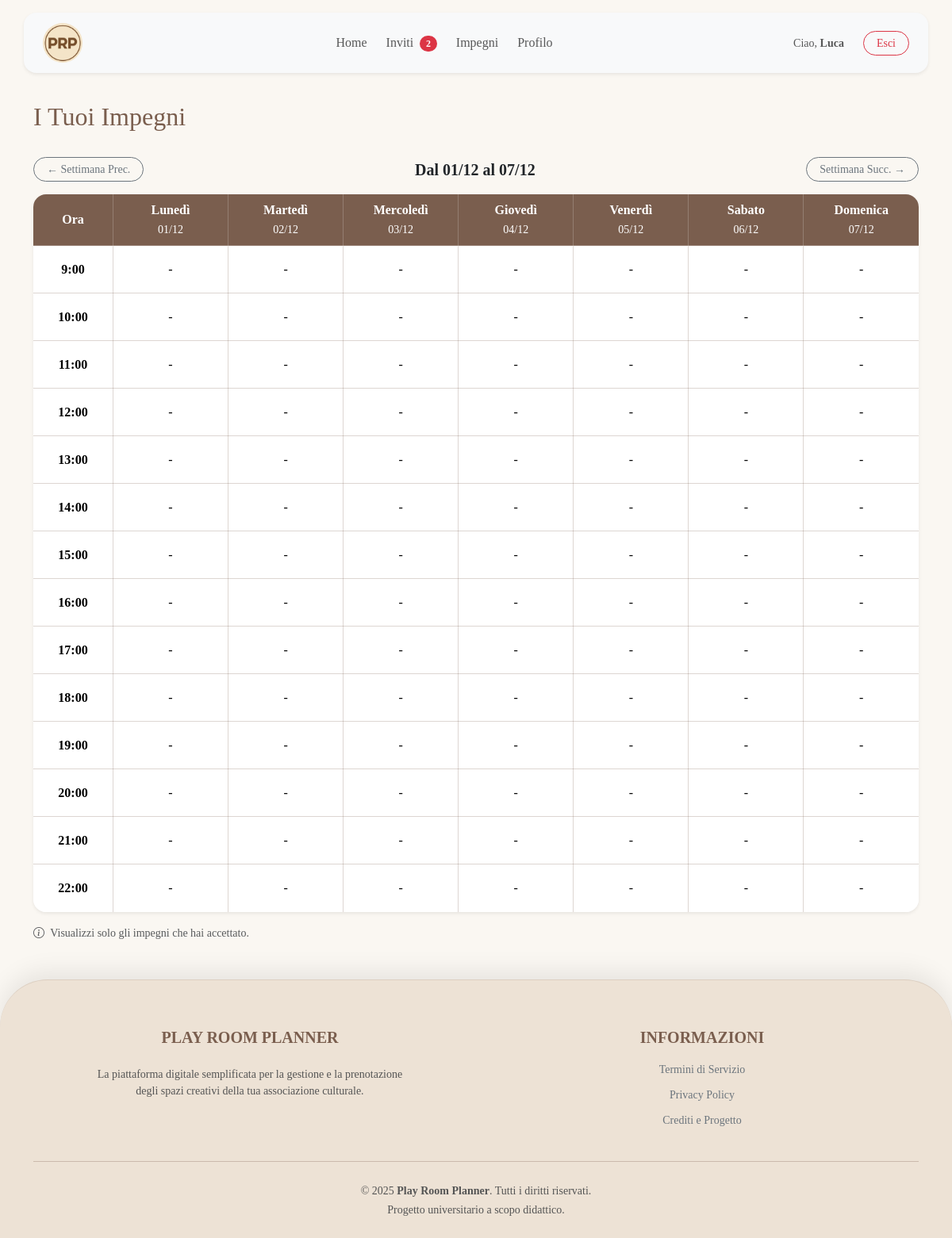
The page /frontend/impegni.php?week=2025-12-01 (signed in) on the database as committed earlier.
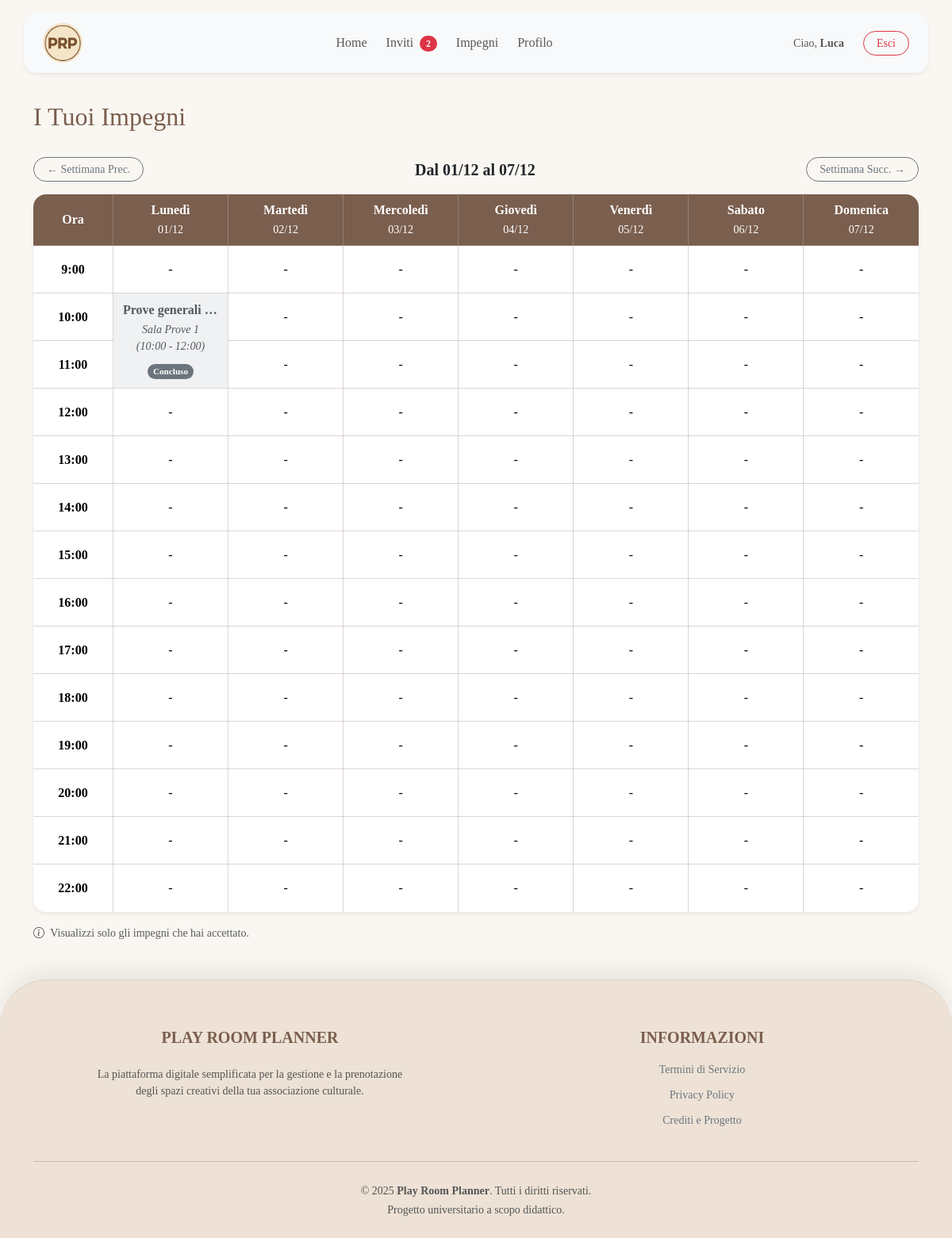
The same page on the database as committed later.
### tables this page shows
CREATE TABLE INVITO (
    id_utente INT NOT NULL,
    
    id_settore INT NOT NULL,
    nome_sala VARCHAR(50) NOT NULL,
    data DATE NOT NULL,
    ora INT NOT NULL,
    
    stato VARCHAR(20) NOT NULL DEFAULT 'invitato' CHECK (stato IN ('invitato', 'accettato', 'rifiutato')),
    motivazione VARCHAR(255) NULL,
    data_risposta TIMESTAMP NULL,
    
    PRIMARY KEY (id_utente, id_settore, nome_sala, data, ora),
    
    FOREIGN KEY (id_utente) REFERENCES UTENTE(id_utente)
        ON DELETE CASCADE
        ON UPDATE CASCADE,
    FOREIGN KEY (id_settore, nome_sala, data, ora) REFERENCES PRENOTAZIONE(id_settore, nome_sala, data, ora)
        ON DELETE CASCADE
        ON UPDATE CASCADE
);

CREATE TABLE PRENOTAZIONE (
    id_settore INT NOT NULL,
    nome_sala VARCHAR(50) NOT NULL,
    data DATE NOT NULL,
    ora INT NOT NULL CHECK (ora BETWEEN 9 AND 23),
    
    durata INT NOT NULL CHECK (durata > 0),
    attivita VARCHAR(255) NULL,
    id_organizzatore INT NOT NULL,
    
    PRIMARY KEY (id_settore, nome_sala, data, ora),
    
    FOREIGN KEY (id_settore, nome_sala) REFERENCES SALA(id_settore, nome_sala)
        ON DELETE NO ACTION  
        ON UPDATE CASCADE,
    FOREIGN KEY (id_organizzatore) REFERENCES UTENTE(id_utente)
        ON DELETE NO ACTION  
        ON UPDATE CASCADE
);

CREATE TABLE SALA (
    id_settore INT NOT NULL,
    nome_sala VARCHAR(50) NOT NULL,
    capienza_max INT NOT NULL CHECK (capienza_max > 0),
    
    PRIMARY KEY (id_settore, nome_sala),
    FOREIGN KEY (id_settore) REFERENCES SETTORE(id_settore)
        ON DELETE CASCADE  
        ON UPDATE CASCADE
);

### frontend/impegni.php (the view, shortened to what the rows shown need)
<?php
require_once __DIR__ . '/../common/function.php';
$data_rif = isset($_GET['week']) ? $_GET['week'] : date('Y-m-d');
$timestamp_rif = strtotime($data_rif);
$lunedi_settimana = date('Y-m-d', strtotime('monday this week', $timestamp_rif));
$impegni_lista = [];
if (function_exists('getImpegniFuturi')) {
    $impegni_lista = getImpegniFuturi($cid, $_SESSION['id_utente']);
}
$planning = [];
foreach ($impegni_lista as $imp) {
    $data_imp = $imp['data'];
    $ora_inizio = $imp['ora'];
    $durata = $imp['durata'];
    for ($i = 0; $i < $durata; $i++) {
        $ora_corrente = $ora_inizio + $i;
        $planning[$data_imp][$ora_corrente] = [
            'dati' => $imp,
            'is_start' => ($i === 0)
        ];
    }
}
?>
<!DOCTYPE html>
<html lang="it">
<?php require ROOT_PATH . "/common/header.php" ?>
<body class="d-flex flex-column h-100">
    <div class="flex-shrink-0 container py-5">
        <div class="d-flex justify-content-between align-items-center mb-4">
            <h2>I Tuoi Impegni</h2>
        </div>
        <div class="card shadow-sm border-0 rounded-4 overflow-hidden">
            <div class="table-responsive">
                <table class="table calendar-table mb-0 text-center align-middle">
                    <thead>
                        <tr>
                            <th class="align-middle" style="width: 40px;">Ora</th>
                            <?php
                            $giorni_it = ['Lunedì', 'Martedì', 'Mercoledì', 'Giovedì', 'Venerdì', 'Sabato', 'Domenica'];
                            for ($i = 0; $i < 7; $i++) {
                                $d = date('Y-m-d', strtotime($lunedi_settimana . " +$i days"));
                                $giorno_str = date('d/m', strtotime($d));
                                $nome_giorno = $giorni_it[$i];
                                $class_th = ($d == date('Y-m-d')) ? 'bg-warning bg-opacity-25 text-dark' : '';
                                echo "<th class='$class_th' style='width: 13%'>$nome_giorno<br><small class='fw-normal'>$giorno_str</small></th>";
                            }
                            ?>
                        </tr>
                    </thead>
                    <tbody>
                        <?php for ($ora = 9; $ora < 23; $ora++): ?>
                            <tr>
                                <td class="align-middle fw-bold"><?php echo $ora; ?>:00</td>
                                <?php for ($i = 0; $i < 7; $i++):
                                    $data_curr = date('Y-m-d', strtotime($lunedi_settimana . " +$i days"));
                                    if (isset($planning[$data_curr][$ora])) {
                                        $cell = $planning[$data_curr][$ora];
                                        $info = $cell['dati'];
                                        if ($cell['is_start']) {
                                            $durata = $info['durata'];
                                            $ts_evento = strtotime($info['data'] . " " . $info['ora'] . ":00");
                                            $is_passato = ($ts_evento < time());
                                            if ($is_passato) {
                                                $bg_class = "bg-secondary bg-opacity-10 border-secondary border-opacity-25";
                                                $text_class = "text-muted";
                                                $icon_class = "text-muted";
                                            } else {
                                                $bg_class = "bg-success bg-opacity-10 border-success border-opacity-25";
                                                $text_class = "text-success";
                                                $icon_class = "text-success";
                                            }
                                ?>
                                            <td rowspan="<?php echo $durata; ?>" class="p-0 border position-relative align-middle <?php echo $bg_class; ?>">
                                                <div class="d-flex flex-column justify-content-center align-items-center w-100 h-100"
                                                    style="min-height: <?php echo ($durata * 40); ?>px;">
                                                    <?php if ($durata == 1): ?>
                                                        <div class="dropdown w-100 h-100 d-flex align-items-center justify-content-between px-2">
                                                            <span class="fw-bold small text-truncate text-start <?php echo $text_class; ?>" style="max-width: 80%;">
                                                                <?php echo htmlspecialchars($info['attivita']); ?>
                                                            </span>
                                                            <button class="btn btn-sm btn-link p-0 text-decoration-none <?php echo $icon_class; ?>" type="button" data-bs-toggle="dropdown" aria-expanded="false">
                                                                <i class="bi bi-three-dots-vertical me-1"></i>
                                                            </button>
                                                            <ul class="dropdown-menu shadow border-0">
                                                                <li class="px-3 py-2">
                                                                    <h6 class="dropdown-header p-0 fw-bold text-dark">Dettagli <?php echo $is_passato ? '(Concluso)' : ''; ?></h6>
                                                                    <div class="small text-muted fst-italic" style="min-width: 200px;">
                                                                        <?php echo htmlspecialchars($info['nome_sala']); ?><br>
                                                                        (<?php echo $info['ora']; ?>:00 - <?php echo $info['ora'] + $durata; ?>:00)<br>
                                                                        <i class="bi bi-calendar me-1"></i> <?php echo date("d/m/Y", strtotime($info['data'])); ?>
                                                                    </div>
                                                                </li>
                                                                <?php if (!$is_passato): ?>
                                                                    <li>
                                                                        <hr class="dropdown-divider">
                                                                    </li>
                                                                    <li>
                                                                        <?php if (!empty($_SESSION['is_responsabile']) && $_SESSION['is_responsabile']): ?>
                                                                            <div class="d-flex justify-content-center">
                                                                                <a href="<?php echo BASE_URL; ?>frontend/modifica_prenotazione.php?sala=<?php echo urlencode($info['nome_sala']); ?>&data=<?php echo $info['data']; ?>&ora=<?php echo $info['ora']; ?>"
                                                                                    class="btn btn-outline-secondary btn-sm py-0 px-2 rounded-pill shadow-sm">
                                                                                    <i class="bi bi-gear-fill"></i> Gestisci
                                                                                </a>
                                                                            </div>
                                                                        <?php else: ?>
                                                                            <div class="d-flex justify-content-center">
                                                                                <form action="<?php echo BASE_URL; ?>backend/invite_reply.php" method="POST" class="px-2 pb-1">
                                                                                    <input type="hidden" name="id_settore" value="<?php echo $info['id_settore']; ?>">
                                                                                    <input type="hidden" name="nome_sala" value="<?php echo htmlspecialchars($info['nome_sala']); ?>">
                                                                                    <input type="hidden" name="data" value="<?php echo $info['data']; ?>">
                                                                                    <input type="hidden" name="ora" value="<?php echo $info['ora']; ?>">
                                                                                    <input type="hidden" name="risposta" value="rifiutato">
                                                                                    <input type="hidden" name="motivazione" value="Disdetta manuale">
                                                                                    <button type="submit" class="btn btn-outline-danger btn-sm py-0 px-2 rounded-pill shadow-sm" onclick="return confirm('Vuoi davvero disdire?');">
                                                                                        <i class="bi bi-trash3"></i> Disdici
                                                                                    </button>
                                                                                </form>
                                                                            </div>
                                                                        <?php endif; ?>
                                                                    </li>
                                                                <?php endif;
                                                                ?>
                                                            </ul>
                                                        </div>
                                                    <?php else: ?>
                                                        <div class="p-2 text-center w-100">
                                                            <div class="fw-bold lh-sm mb-1 text-truncate px-1 <?php echo $text_class; ?>">
                                                                <?php echo htmlspecialchars($info['attivita']); ?>
                                                            </div>
                                                            <div class="small text-muted fst-italic mb-2">
                                                                <span class="d-block text-truncate"><?php echo htmlspecialchars($info['nome_sala']); ?></span>
                                                                (<?php echo $info['ora']; ?>:00 - <?php echo $info['ora'] + $durata; ?>:00)
                                                            </div>
                                                            <?php if (!$is_passato): ?>
                                                                <?php if (!empty($_SESSION['is_responsabile']) && $_SESSION['is_responsabile']): ?>
                                                                    <a href="<?php echo BASE_URL; ?>frontend/modifica_prenotazione.php?sala=<?php echo urlencode($info['nome_sala']); ?>&data=<?php echo $info['data']; ?>&ora=<?php echo $info['ora']; ?>"
                                                                        class="btn btn-outline-secondary btn-sm py-0 px-2 rounded-pill shadow-sm">
                                                                        <i class="bi bi-gear-fill"></i> Gestisci
                                                                    </a>
                                                                <?php else: ?>
                                                                    <form action="<?php echo BASE_URL; ?>backend/invite_reply.php" method="POST" class="px-2 pb-1">
                                                                        <input type="hidden" name="id_settore" value="<?php echo $info['id_settore']; ?>">
                                                                        <input type="hidden" name="nome_sala" value="<?php echo htmlspecialchars($info['nome_sala']); ?>">
                                                                        <input type="hidden" name="data" value="<?php echo $info['data']; ?>">
                                                                        <input type="hidden" name="ora" value="<?php echo $info['ora']; ?>">
                                                                        <input type="hidden" name="risposta" value="rifiutato">
                                                                        <input type="hidden" name="motivazione" value="Disdetta manuale">
                                                                        <button type="submit" class="btn btn-outline-danger btn-sm py-0 px-2 rounded-pill shadow-sm" onclick="return confirm('Vuoi davvero disdire?');">
                                                                            <i class="bi bi-trash3"></i> Disdici
                                                                        </button>
                                                                    </form>
                                                                <?php endif; ?>
                                                            <?php else: ?>
                                                                <span class="badge bg-secondary text-white rounded-pill" style="font-size: 0.7rem;">Concluso</span>
                                                            <?php endif; ?>
                                                        </div>
                                                    <?php endif; ?>
                                                </div>
                                            </td>
                                <?php
                                        }
                                    } else {
                                        echo "<td>-</td>";
                                    }
                                endfor; ?>
                            </tr>
                        <?php endfor; ?>
                    </tbody>
                </table>
            </div>
        </div>
    </div>
</body>
</html>

Rows that differ between the two databases and show on the page:
added invito: prenotazione.attivita "Prove generali…", sala.nome_sala "Sala Prove 1", ora "10", $info['ora'] + $durata "12", shows "Concluso"
